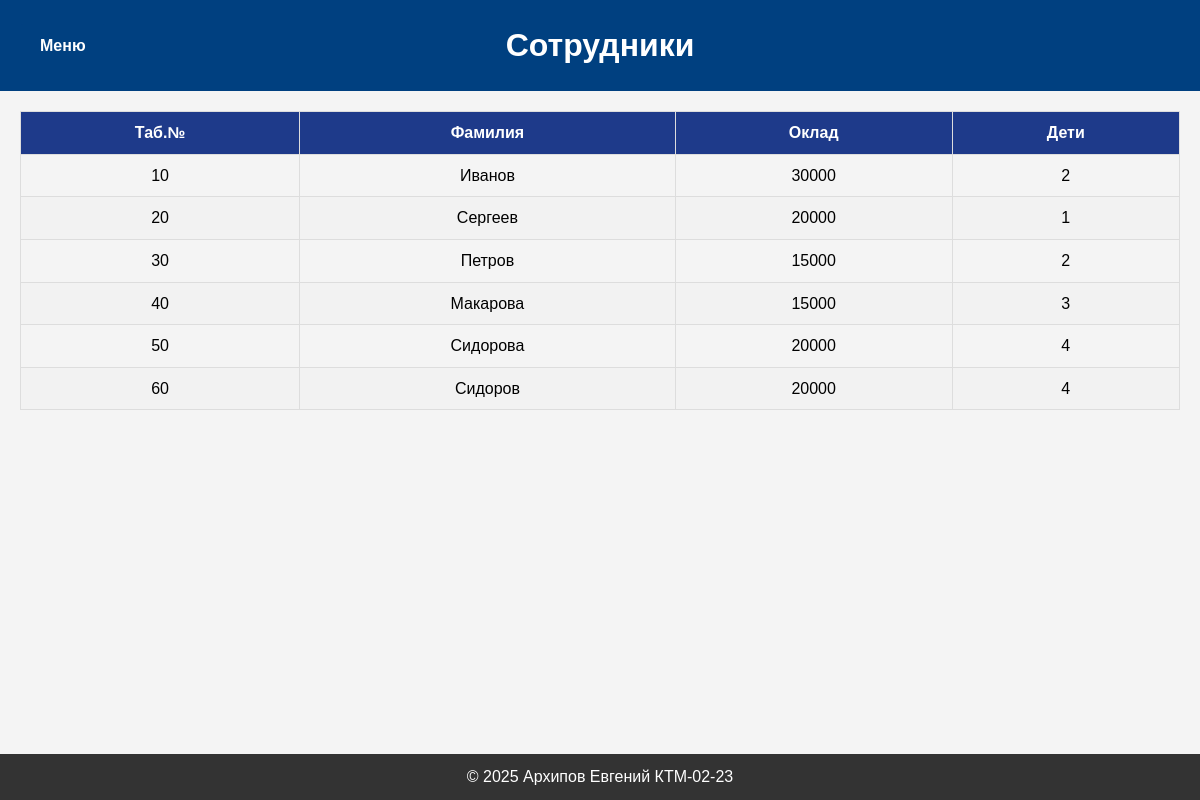
Page /employees/ (signed in) on the committed database.
### employees/models.py (models this page shows, shortened)
class Employee(models.Model):
    tab_number = models.IntegerField(unique=True)
    surname = models.CharField(max_length=50)
    salary = models.FloatField(max_length=50)
    children = models.IntegerField()

### employees/views.py (the view)
# urls.py: path('', employees_views.employee_list, name='employees'),
@permission_required('employees')
def employee_list(request):
    employees = Employee.objects.all()
    return render(request, 'employees/employees.html', {'employees': employees})

### access_control/utils.py (called while the page is built)
def has_permission(user, view_name):
    try:
        access = AccessControl.objects.get(user=user)
        permission_map = {
            'homepage': access.view_homepage, #
            'about': access.view_about,
            'services': access.view_services, #
            'suppliers': access.view_suppliers, #
            'employees': access.view_employees, #
            'salary': access.view_salary,
            'reports': access.view_reports, #
            'access_system': access.view_access_system, #
            'archive': access.view_archive, #
        }
        return permission_map.get(view_name, 0) in [1, 2]  # 1 - доступ разрешен, 0 - доступ запрещен
    except AccessControl.DoesNotExist:
        return False

### employees/templates/employees/employees.html
{% extends 'base.html' %}
{% block header %}Сотрудники{% endblock %}
{% block content %}
    <table>
        <thead>
            <tr>
                <th>Таб.№</th>
                <th>Фамилия</th>
                <th>Оклад</th>
                <th>Дети</th>
            </tr>
        </thead>
        <tbody>
            {% for employee in employees %}
                <tr>
                    <td>{{ employee.tab_number }}</td>
                    <td>{{ employee.surname }}</td>
                    <td>{{ employee.salary }}</td>
                    <td>{{ employee.children }}</td>
                </tr>
            {% empty %}
                <tr>
                    <td colspan="4">Нет данных</td>
                </tr>
            {% endfor %}
        </tbody>
    </table>
{% endblock %}

### static/styles.css (style rules this page uses)
table { width: 100%; border-collapse: collapse; margin-bottom: 20px; }
th, td { border: 1px solid #ddd; padding: 8px; text-align: center; }
th { background-color: #1e3a8a; color: white; }
tr:nth-child(even) { background-color: #f2f2f2; }
body { font-family: Arial, sans-serif; background-color: #f4f4f4; margin: 0; padding: 0; line-height: 1.6; }

### rows in the picture
Employee: tab_number "10", surname "Иванов", salary "30000", children "2"
Employee: tab_number "20", surname "Сергеев", salary "20000", children "1"
Employee: tab_number "30", surname "Петров", salary "15000", children "2"
Employee: tab_number "40", surname "Макарова", salary "15000", children "3"
Employee: tab_number "50", surname "Сидорова", salary "20000", children "4"
Employee: tab_number "60", surname "Сидоров", salary "20000", children "4"
